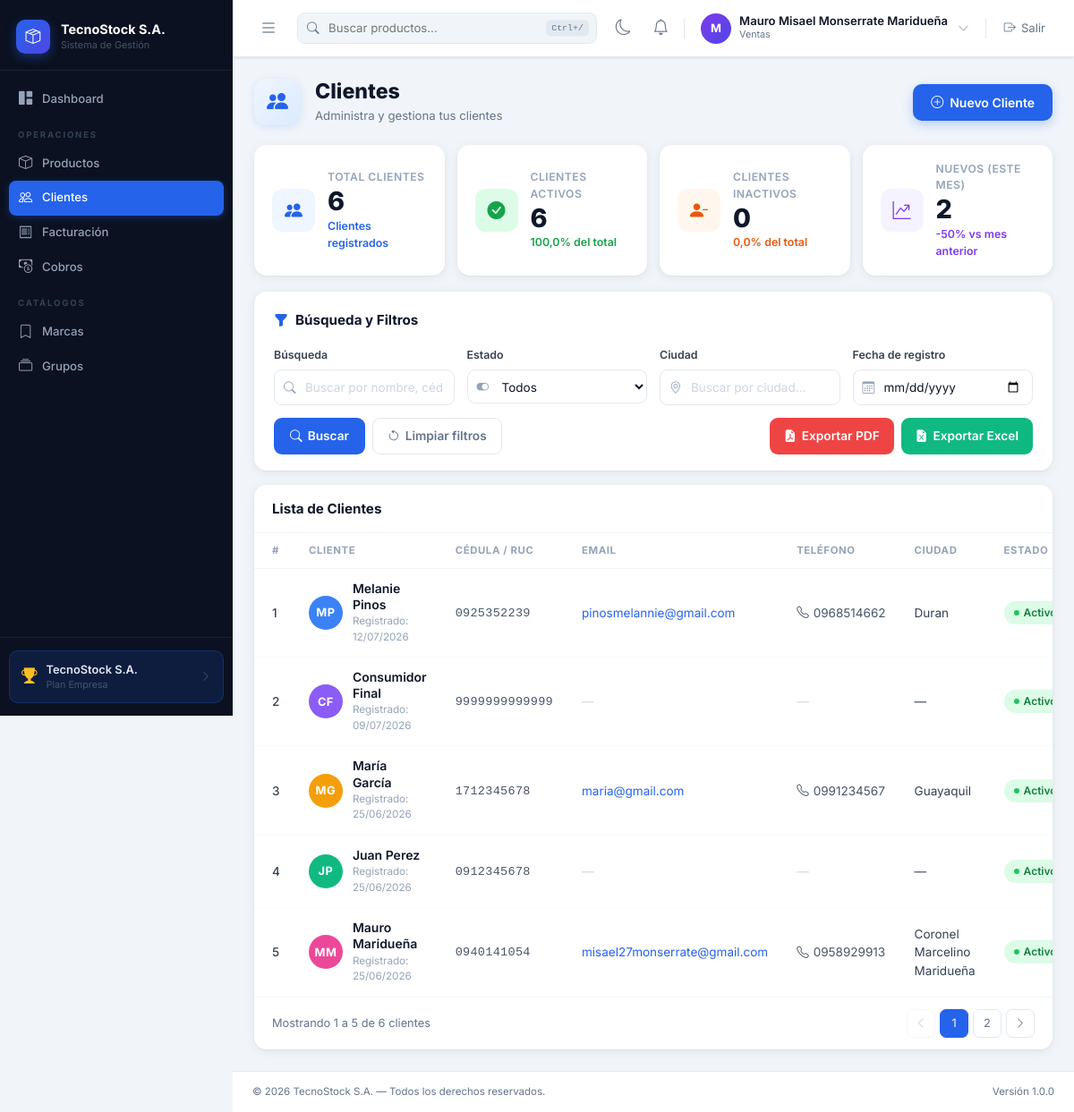
Page /customers/ (signed in) on the earlier database version.
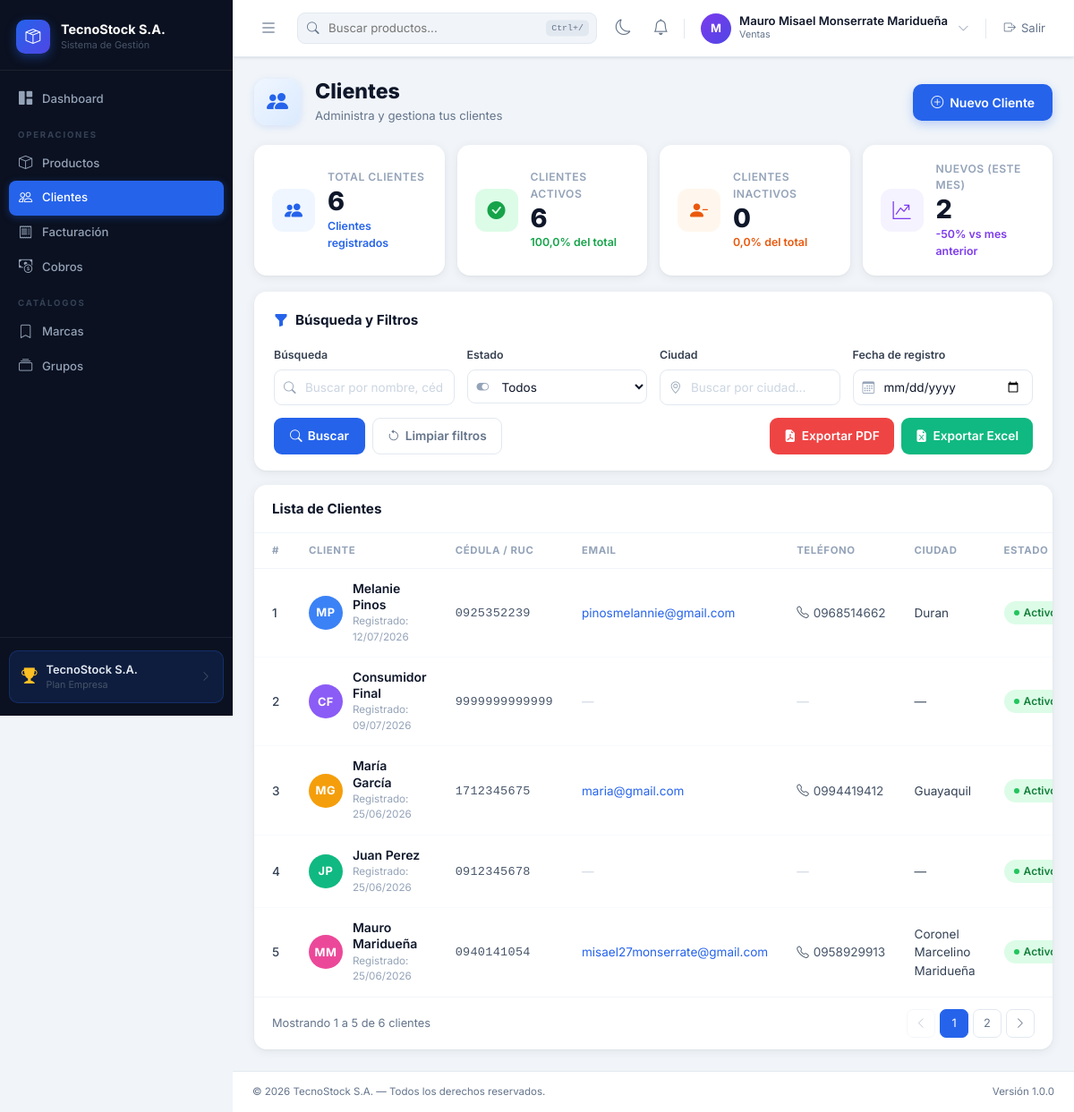
Same page on the later database version.
### billing/models.py (models this page shows, shortened)
class Customer(models.Model):
    CONSUMIDOR_FINAL_DNI = '9999999999999'
    NEW_CUSTOMER_CREDIT_LIMIT = Decimal('400.00')
    GOOD_HISTORY_CREDIT_LIMIT = Decimal('2000.00')
    dni = models.CharField(max_length=13, unique=True, verbose_name='Cédula/RUC', validators=[validate_cedula_ec])
    first_name = models.CharField(max_length=100, verbose_name='Nombres')
    last_name = models.CharField(max_length=100, verbose_name='Apellidos')
    email = models.EmailField(blank=True, verbose_name='Email')
    phone = models.CharField(max_length=20, blank=True, verbose_name='Teléfono')
    city = models.CharField(max_length=100, blank=True, verbose_name='Ciudad')
    address = models.TextField(blank=True, verbose_name='Dirección')
    is_generic = models.BooleanField(default=False, verbose_name='Consumidor Final Genérico')
    is_active = models.BooleanField(default=True, verbose_name='Activo')
    created_at = models.DateTimeField(auto_now_add=True, null=True, verbose_name='Registrado')
    class Meta:
        verbose_name = 'Cliente'
        verbose_name_plural = 'Clientes'
        ordering = ['last_name', 'first_name']
    @property
    def full_name(self):
        return f'{self.first_name} {self.last_name}'

### billing/views.py (the view)
# urls.py: path('customers/', views.CustomerListView.as_view(), name='customer_list'),
class CustomerListView(PermissionMixin, ExportMixin, ListView):
    model = Customer
    template_name = 'billing/customer_list.html'
    context_object_name = 'customers'
    paginate_by = 5
    permission_required = 'billing.view_customer'
    export_title = 'Listado de Clientes'
    export_fields = [
        ('Nombre',      'full_name'),
        ('Cédula/RUC',  'dni'),
        ('Email',       'email'),
        ('Teléfono',    'phone'),
        ('Ciudad',      'city'),
        ('Estado',      lambda c: 'Activo' if c.is_active else 'Inactivo'),
    ]
    def get_queryset(self):
        qs = Customer.objects.all().order_by('-created_at', 'last_name', 'first_name')
        q      = self.request.GET.get('q', '').strip()
        status = self.request.GET.get('status', '')
        city   = self.request.GET.get('city', '')
        date   = self.request.GET.get('date', '')
        if q:
            qs = qs.filter(
                Q(first_name__icontains=q) | Q(last_name__icontains=q) |
                Q(dni__icontains=q) | Q(email__icontains=q)
            )
        if status == '1':
            qs = qs.filter(is_active=True)
        elif status == '0':
            qs = qs.filter(is_active=False)
        if city:
            qs = qs.filter(city__icontains=city)
        if date:
            try:
                d = datetime.date.fromisoformat(date)
                qs = qs.filter(created_at__date=d)
            except ValueError:
                pass
        return qs
    def get_context_data(self, **kwargs):
        ctx = super().get_context_data(**kwargs)
        now = timezone.now()
        month_start = timezone.make_aware(datetime.datetime(now.year, now.month, 1))
        prev_mo  = now.month - 1 or 12
        prev_yr  = now.year if now.month > 1 else now.year - 1
        prev_start = timezone.make_aware(datetime.datetime(prev_yr, prev_mo, 1))
        total    = Customer.objects.count()
        active   = Customer.objects.filter(is_active=True).count()
        inactive = Customer.objects.filter(is_active=False).count()
        new_cur  = Customer.objects.filter(created_at__gte=month_start).count()
        new_prev = Customer.objects.filter(created_at__gte=prev_start, created_at__lt=month_start).count()
        def _pct(cur, prev):
            if prev == 0:
                return 100 if cur > 0 else 0
            return round((cur - prev) / prev * 100)
        ctx['kpi_total']        = total
        ctx['kpi_active']       = active
        ctx['kpi_inactive']     = inactive
        ctx['kpi_new']          = new_cur
        ctx['kpi_active_pct']   = round(active   / total * 100, 1) if total else 0.0
        ctx['kpi_inactive_pct'] = round(inactive / total * 100, 1) if total else 0.0
        ctx['kpi_new_pct']      = _pct(new_cur, new_prev)
        ctx['cities']           = (Customer.objects.values_list('city', flat=True)
                                   .exclude(city='').distinct().order_by('city'))
        p = self.request.GET.copy()
        p.pop('page', None)
        qs_str = p.urlencode()
        ctx['filter_qs_pfx'] = (qs_str + '&') if qs_str else ''
        ctx['params']        = self.request.GET
        if ctx.get('is_paginated'):
            ctx['elided_page_range'] = ctx['paginator'].get_elided_page_range(
                number=ctx['page_obj'].number, on_each_side=2, on_ends=1
            )
        return ctx

### cobros/context_processors.py (called while the page is built)
def notifications(request):
    if not request.user.is_authenticated or not request.user.has_perm('cobros.view_cobrofactura'):
        return {}
    qs = Notification.objects.select_related('factura')
    return {
        'nav_notifications': qs[:8],
        'nav_notifications_unread': qs.filter(leida=False).count(),
    }

### shared/mixins.py (called while the page is built, shortened)
def export_queryset(request, queryset, title, fields, col_widths=None):
    fmt = request.GET.get('export', '').lower()
    if fmt not in ('pdf', 'excel'):
        return None

    def get_context_data(self, **kwargs):
        ctx = super().get_context_data(**kwargs)
        ctx['export_field_labels_json'] = json.dumps(
            [lbl for lbl, _ in self.export_fields], ensure_ascii=False
        )
        return ctx

    def render_to_response(self, context, **response_kwargs):
        response = export_queryset(
            self.request,
            getattr(self, 'object_list', self.get_queryset()),
            self.export_title,
            self.export_fields,
            self.export_col_widths,
        )
        if response is not None:
            return response
        return super().render_to_response(context, **response_kwargs)

### billing/templates/billing/customer_list.html (shortened to what the changed rows need)
{% extends 'base.html' %}
{% block content %}
<div class="cl-header">
    <div class="cl-header-left">
        <div>
            <h2 class="cl-title">Clientes</h2>
        </div>
    </div>
</div>
<div class="cl-table-card">
    <table class="cl-table">
        <thead>
            <tr>
                <th style="width:36px">#</th>
                <th>Cliente</th>
                <th>Cédula / RUC</th>
                <th>Email</th>
                <th>Teléfono</th>
                <th>Ciudad</th>
                <th>Estado</th>
            </tr>
        </thead>
        <tbody>
            {% for c in customers %}
            {% with row_num=forloop.counter %}
            <tr>
                <td class="cl-row-num">
                    {% if is_paginated %}
                        {{ page_obj.start_index|add:forloop.counter0 }}
                    {% else %}
                        {{ forloop.counter }}
                    {% endif %}
                </td>
                <td>
                    <div class="cl-name-cell">
                        {% with mod=forloop.counter|divisibleby:8 %}
                        <div class="cl-av
                            {% if forloop.counter|divisibleby:8 %}av-8
                            {% elif forloop.counter|divisibleby:7 %}av-7
                            {% elif forloop.counter|divisibleby:6 %}av-6
                            {% elif forloop.counter|divisibleby:5 %}av-5
                            {% elif forloop.counter|divisibleby:4 %}av-4
                            {% elif forloop.counter|divisibleby:3 %}av-3
                            {% elif forloop.counter|divisibleby:2 %}av-2
                            {% else %}av-1{% endif %}">
                            {{ c.first_name|slice:":1" }}{{ c.last_name|slice:":1" }}
                        </div>
                        {% endwith %}
                        <div class="cl-name-text">
                            <div class="cl-name-full">{{ c.full_name }}</div>
                            <div class="cl-name-date">
                                Registrado:
                                {% if c.created_at %}{{ c.created_at|date:"d/m/Y" }}{% else %}—{% endif %}
                            </div>
                        </div>
                    </div>
                </td>
                <td><span class="cl-dni">{{ c.dni }}</span></td>
                <td>
                    {% if c.email %}
                    <a href="mailto:{{ c.email }}" class="cl-email">{{ c.email }}</a>
                    {% else %}<span style="color:#CBD5E1">—</span>{% endif %}
                </td>
                <td>
                    {% if c.phone %}
                    <span class="cl-phone"><i class="bi bi-telephone"></i> {{ c.phone }}</span>
                    {% else %}<span style="color:#CBD5E1">—</span>{% endif %}
                </td>
                <td class="cl-city">{{ c.city|default:"—" }}</td>
                <td>
                    {% if c.is_active %}
                    <span class="cl-status cl-active"><span class="cl-sdot"></span> Activo</span>
                    {% else %}
                    <span class="cl-status cl-inactive"><span class="cl-sdot"></span> Inactivo</span>
                    {% endif %}
                </td>
            </tr>
            {% endwith %}
            {% endfor %}
        </tbody>
    </table>
</div>
{% endblock %}

Differences in the rows shown:
changed Customer "María García": dni "1712345678" → "1712345675"; phone "0991234567" → "0994419412"
